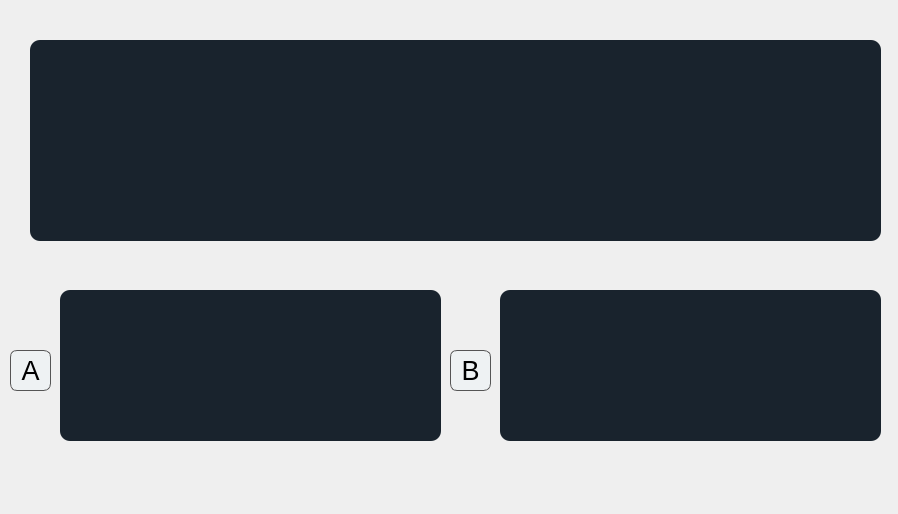
<?xml version="1.0" encoding="UTF-8"?>
<ui version="4.0">
 <class>Form</class>
 <widget class="QWidget" name="Form">
  <property name="geometry">
   <rect>
    <x>0</x>
    <y>0</y>
    <width>898</width>
    <height>514</height>
   </rect>
  </property>
  <property name="windowTitle">
   <string>Form</string>
  </property>
  <widget class="QTextEdit" name="txtEdit_preg">
   <property name="geometry">
    <rect>
     <x>30</x>
     <y>40</y>
     <width>851</width>
     <height>201</height>
    </rect>
   </property>
   <property name="styleSheet">
    <string notr="true">  background-color: #19232D;
  border: 0px solid #32414B;
  padding: 0px;
  color: #F0F0F0;
  selection-background-color: #1464A0;
  selection-color: #F0F0F0;

	border-radius: 10;</string>
   </property>
  </widget>
  <widget class="QTextEdit" name="txtEdit_respA">
   <property name="geometry">
    <rect>
     <x>60</x>
     <y>290</y>
     <width>381</width>
     <height>151</height>
    </rect>
   </property>
   <property name="styleSheet">
    <string notr="true">  background-color: #19232D;
  border: 0px solid #32414B;
  padding: 0px;
  color: #F0F0F0;
  selection-background-color: #1464A0;
  selection-color: #F0F0F0;

	border-radius: 10;</string>
   </property>
  </widget>
  <widget class="QPushButton" name="btn_respA">
   <property name="geometry">
    <rect>
     <x>10</x>
     <y>350</y>
     <width>41</width>
     <height>41</height>
    </rect>
   </property>
   <property name="font">
    <font>
     <pointsize>20</pointsize>
    </font>
   </property>
   <property name="styleSheet">
    <string notr="true">background-color:#EEF2F3;
border-radius: 7px;
border: 1px solid #555;</string>
   </property>
   <property name="text">
    <string>A</string>
   </property>
  </widget>
  <widget class="QTextEdit" name="txtEdit_respB">
   <property name="geometry">
    <rect>
     <x>500</x>
     <y>290</y>
     <width>381</width>
     <height>151</height>
    </rect>
   </property>
   <property name="styleSheet">
    <string notr="true">  background-color: #19232D;
  border: 0px solid #32414B;
  padding: 0px;
  color: #F0F0F0;
  selection-background-color: #1464A0;
  selection-color: #F0F0F0;

	border-radius: 10;</string>
   </property>
  </widget>
  <widget class="QPushButton" name="btn_respB">
   <property name="geometry">
    <rect>
     <x>450</x>
     <y>350</y>
     <width>41</width>
     <height>41</height>
    </rect>
   </property>
   <property name="font">
    <font>
     <pointsize>20</pointsize>
    </font>
   </property>
   <property name="styleSheet">
    <string notr="true">background-color:#EEF2F3;
border-radius: 7px;
border: 1px solid #555;</string>
   </property>
   <property name="text">
    <string>B</string>
   </property>
  </widget>
 </widget>
 <resources>
  <include location="../imagenes.qrc"/>
 </resources>
 <connections/>
</ui>
